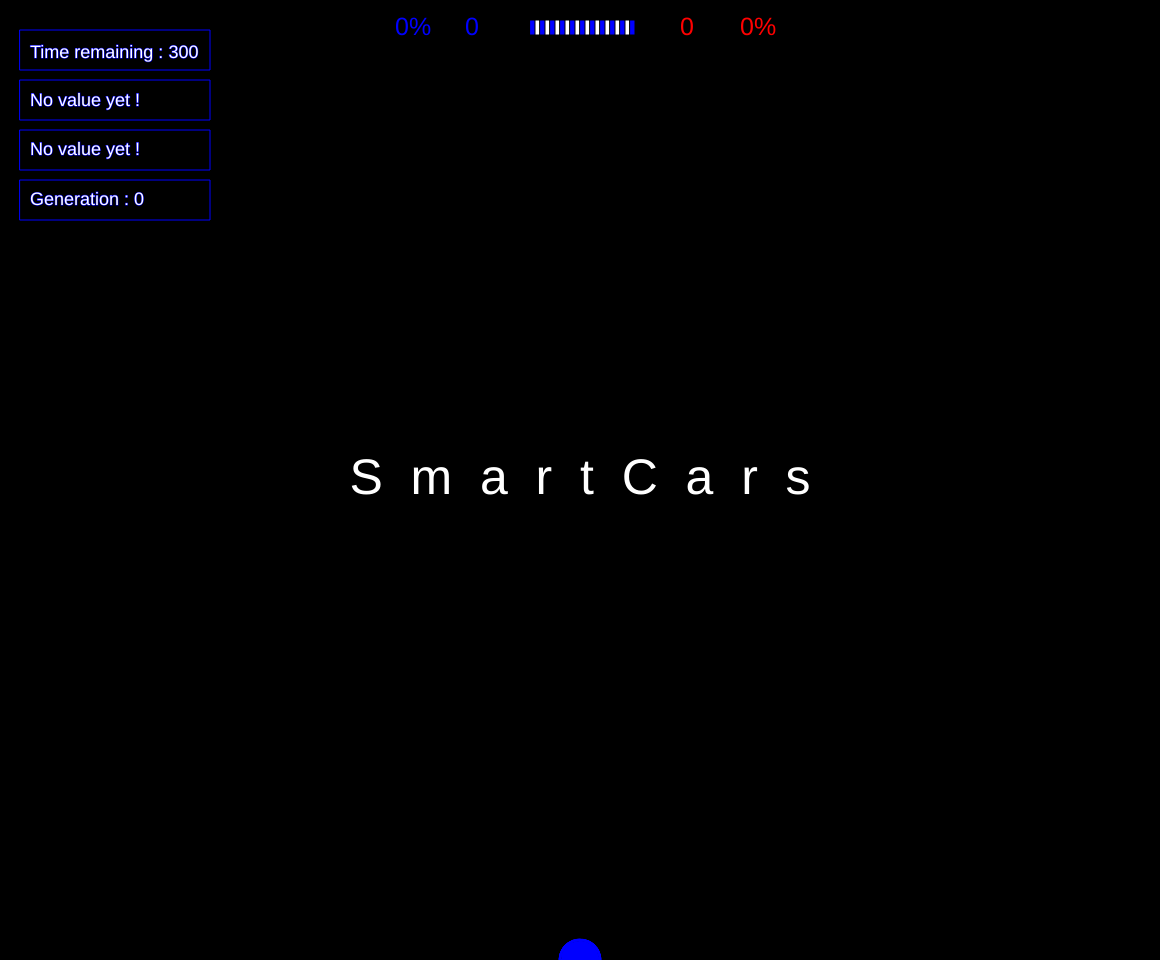
Frame 1 (no input)
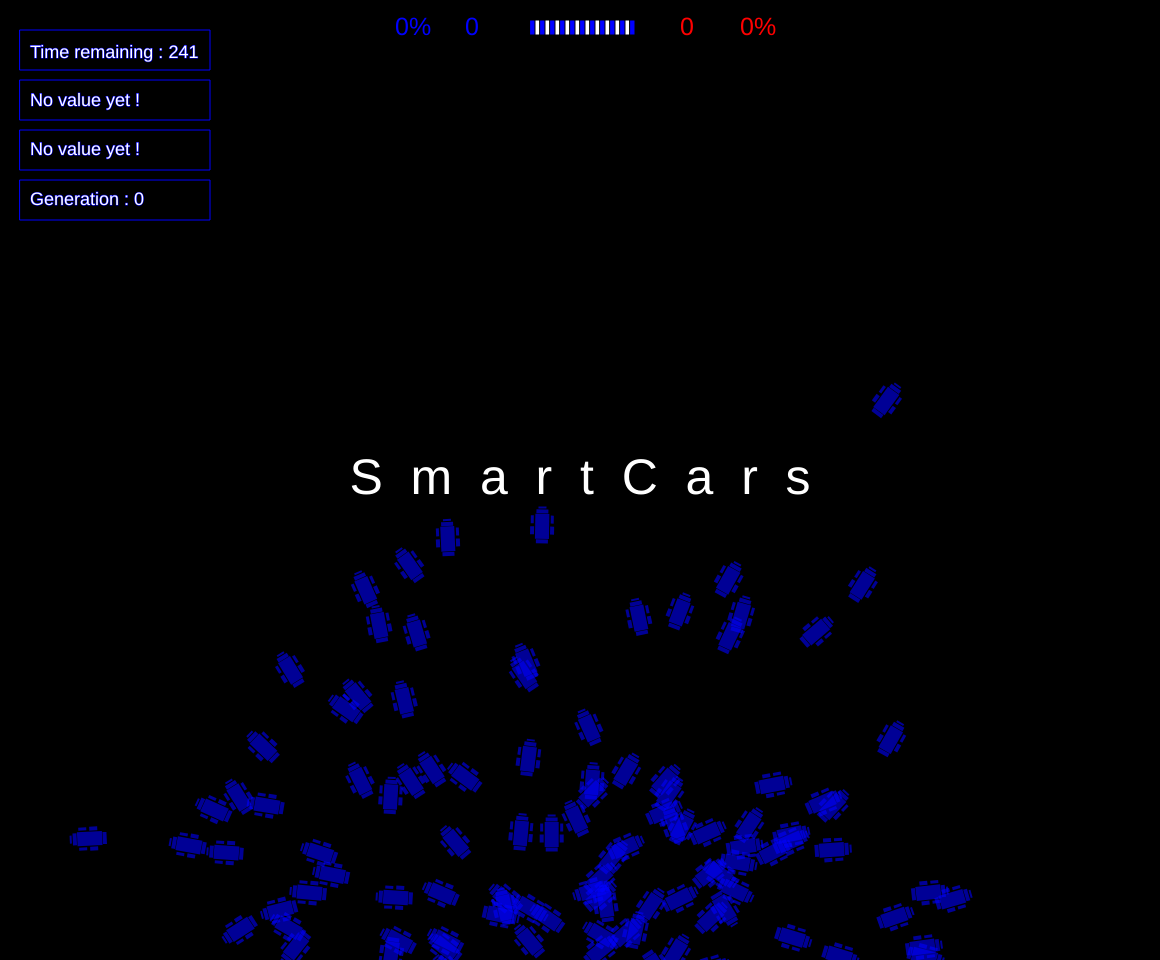
Frame 60 (no input)
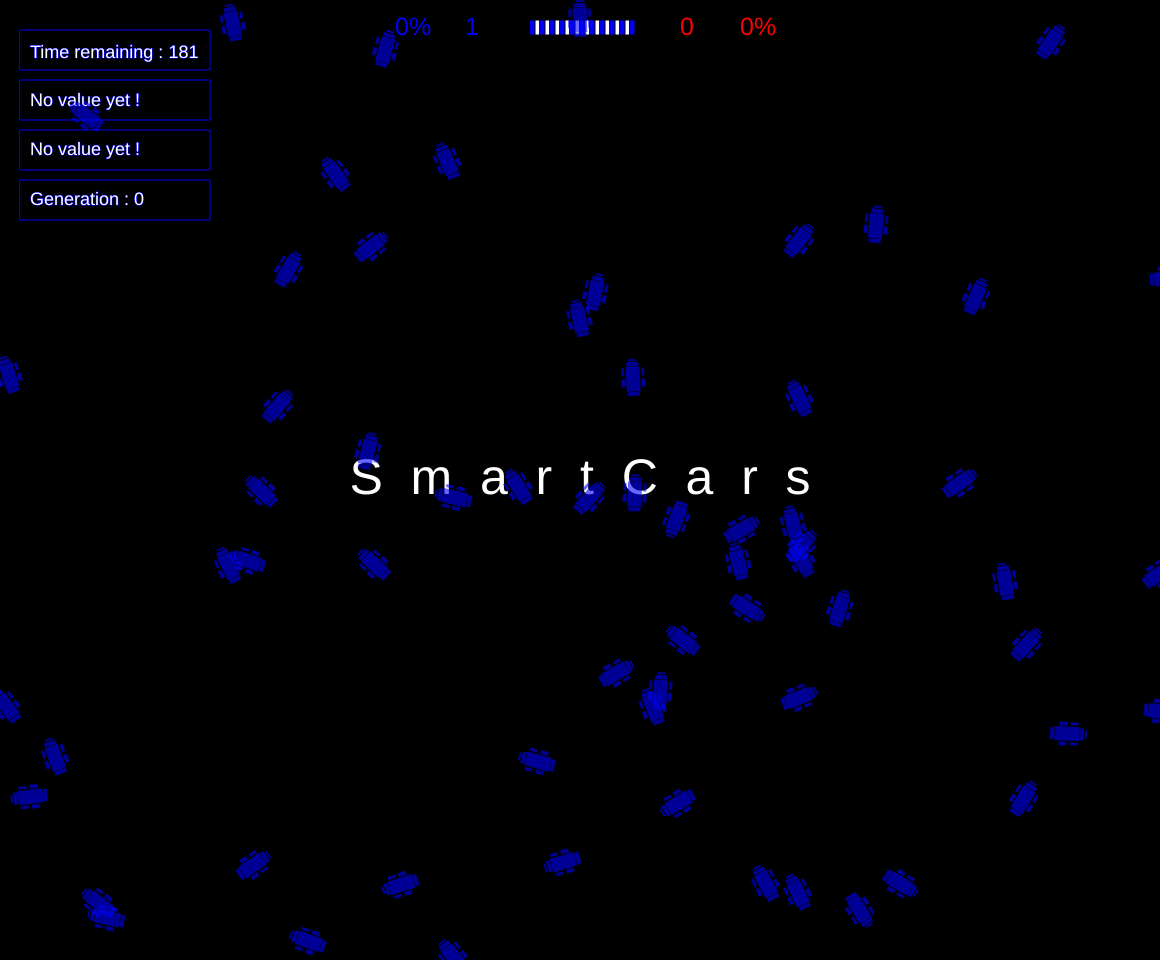
Frame 120 (the mouse pressed at the canvas centre since frame 60)

The p5.js sketch that drew these frames (run headless with seeded random() and noise() and a simulated clock; from frame 60 on, the mouse is pressed at the canvas centre):

// p5.js sketch
// ── sketch.js
//TODO :
//Add time remaning as a factor for cars fitness
//Add walls
//Change graphics
//Add different colors
//Magnitude should be part of DNA

var population;
var nbCars = 200;
var lifespan = 300;
var counter = 0;
var generationCounter = 0;
var lifespanDisplay;
var maxFitnessDisplay;
var oldMaxFitness;
var finishLine;
var finishLineWidth = 100;    
var finishLineHeight = 15;
var magnitude = 1;
var countBlueArrived = 0;
var countRedArrived = 0;
var pause = 1;
var multiplierIfWin = 5;
var multiplierIfLost = 0.5;
var nbRedCars = 0;
var nbBlueCars = 0;

function setup(){
    createCanvas(windowWidth - 40, windowHeight - 40);
    population = new Population();
    population.initPopulation();
    population.countNbColorCars();
    finishLine = createVector(width/2, 20);
}

function draw(){
    background(0);
    drawBackgroundTxt();
    drawTimeRemaining();
    drawMaxFitness(maxFitnessDisplay);
    drawFinishLine();
    drawMaxFitnessDifference();
    drawGenerationCounter();
    drawBlueArrived();
    drawRedArrived();
    drawWalls();
    population.run();
    counter++;
    if(counter == lifespan){
        generationCounter++;
        countBlueArrived = 0;
        countRedArrived = 0;
        nbBlueCars = 0;
        nbRedCars = 0;
        applyGeneticAlgorithm();
    }
}

function applyGeneticAlgorithm(){
    counter = 0;
    oldMaxFitness = maxFitnessDisplay;
    maxFitnessDisplay = population.evaluate();
    population.naturalSelection();
    population.countNbColorCars();
}

function keyPressed(){
	if(key == "p"){
		if(pause == 0){
            console.log("hi");
			noLoop();
			pause = 1;
		}
		else{
			loop();
			pause = 0;
		}

	}
}

function drawBlueArrived(){
    push();
    strokeWeight(1);
    fill(0, 0, 255);
    textSize(25);
    text(floor((countBlueArrived*100)/nbBlueCars) + "%", finishLine.x - finishLineWidth - 85, finishLine.y + 15);
    text(countBlueArrived, finishLine.x - finishLineWidth - 15, finishLine.y + 15);
    pop();
}

function drawRedArrived(){
    push();
	strokeWeight(1);
    fill(255, 0, 0);
    textSize(25);
    console.log("red : " + nbRedCars);
    console.log("redArrived : " + countRedArrived);
    if(nbRedCars != 0){
        text(floor((countRedArrived*100)/nbRedCars) + "%", finishLine.x + finishLineWidth + 60, finishLine.y + 15);
    }else{
        text("0%", finishLine.x + finishLineWidth + 60, finishLine.y + 15);

    }
    text(countRedArrived, finishLine.x + finishLineWidth, finishLine.y + 15);
    pop();
}

function drawBackgroundTxt(){
    push();
	strokeWeight(1);
	fill(255);
    textSize(50);
    textAlign(CENTER, CENTER);
    text("S  m  a  r  t  C  a  r  s", width/2, height/2);
    pop();
}

function drawTimeRemaining(){
    push();
	strokeWeight(1);
	fill(0);
	stroke(0,0,255);
	rect(20,30,190,40);
	fill(255);
    textSize(18);
    if((lifespan - counter) > 0){
        text("Time remaining : " + (lifespan - counter), 30, 58);
    }else{
        strokeWeight(0);
        fill(255, 0, 0);
        text("Cars are dead ! :(", 30, 58);
    }
	pop();
}

function drawFinishLine(){
    var nbSquares = 20;
    fill(255);
    rect(finishLine.x - (finishLineWidth/2), finishLine.y, finishLineWidth, finishLineHeight);
    for(var i = -(finishLineWidth/2); i <= finishLineWidth/2; i += finishLineWidth/(nbSquares/2)){
        fill(0,0,255);
        rect(finishLine.x + i, finishLine.y, finishLineWidth/nbSquares, finishLineHeight);
    }
}

function drawMaxFitness(){
    push();
	strokeWeight(1);
	fill(0);
	stroke(0,0,255);
	rect(20,80,190,40);
	fill(255);
    textSize(18);
    if(maxFitnessDisplay){
        text("Max fitness : " + floor(maxFitnessDisplay), 30, 106);
        //text("Best fitness : " + map(maxFitnessDisplay, 0, maxFitnessDisplay, 0, 1), 30, 106);
    }else{
        text("No value yet !", 30, 106);
    }
    pop();
}

function drawMaxFitnessDifference(){
    push();
	strokeWeight(1);
	fill(0);
	stroke(0,0,255);
	rect(20,130,190,40);
	fill(255);
    textSize(18);
    if(oldMaxFitness && maxFitnessDisplay){
        var diff = (((maxFitnessDisplay - oldMaxFitness)/oldMaxFitness)*100);
        if(diff > 0){
            text("Difference : +" + floor(diff) + "%", 30, 155);
        }else{
            text("Difference : " + floor(diff) + "%", 30, 155);
        }
    }else{
        text("No value yet !", 30, 155);
    }
    pop();
}

function drawGenerationCounter(){
    push();
	strokeWeight(1);
	fill(0);
	stroke(0,0,255);
	rect(20,180,190,40);
	fill(255);
    textSize(18);
    text("Generation : " + generationCounter, 30, 205);
    pop();
}

function drawWalls(){

}
// ── Bullet.js
function Bullet(){
    this.position = createVector(0, height/2);
    this.velocity = createVector();
    this.acceleration = createVector();

    this.applyForce = function(force){
        this.acceleration.add(force);
    }

    this.update = function(){
        this.velocity.add(this.acceleration);
        this.position.add(this.velocity);
        this.acceleration.mult(0);
    }

    this.show = function(){
        push();
        translate(this.position.x, this.position.y);
        rotate(77);
        rectMode(CENTER);
        rect(0, 0, 10, 50);
        pop();
    }
}

// ── Car.js
function Car(){
    this.position = createVector(width/2, height);
    this.velocity = createVector();
    this.acceleration = createVector();
    this.dna = new DNA();
    this.dna.initGenes();
    this.fitness;
    this.won = false;
    this.trigger = true;
    this.hasBestGenes = false;

    this.applyForce = function(force){
        this.acceleration.add(force);
    }

    this.update = function(){
        var yMin = (this.position.y < finishLine.y + (finishLineHeight/2));
        var yMax = (this.position.y > finishLine.y - (finishLineHeight/2));
        var xMin = (this.position.x < finishLine.x + (finishLineWidth/2));
        var xMax = (this.position.x > finishLine.x - ((finishLineWidth/2)));
        if(yMin && yMax){
            if(xMin && xMax){
                this.won = true;
                this.position = finishLine.copy();
                if(this.trigger){
                    if(this.hasBestGenes){
                        countRedArrived++;
                    }else{
                        countBlueArrived++;
                    }
                    
                }
                this.trigger = false;
            }
        }
        if(!this.won){
            this.applyForce(this.dna.genes[counter]);
            this.velocity.add(this.acceleration);
            this.position.add(this.velocity);
            this.acceleration.mult(0);
        }
    }

    this.calculateFitness = function(){
        var distance = dist(this.position.x, this.position.y, finishLine.x + (finishLineWidth/2), finishLine.y + (finishLineHeight/2));
        this.fitness = map(distance, 0, width, width, 0);
        if(this.won){
            this.fitness *= multiplierIfWin;
        }else{
            this.fitness *= multiplierIfLost;
        }
    }

    this.setDNA = function(dna){
        this.dna = dna;
    }

    this.show = function(){
        push();
        noStroke();
        if(this.hasBestGenes){
            fill(255, 0, 0, 150);
        }else{
            fill(0, 0, 255, 150);
        }
        translate(this.position.x, this.position.y);
        rotate(this.velocity.heading());
        rectMode(CENTER);
        this.drawCar();
        pop();
    }

    this.drawCar = function(){
        rect(19, 0, 2, 8); //Capot avant
        rect(15, 0, 4, 12); //Capot
        rect(-4, 10, 8, 4); //Roue arriere droite
        rect(7, 10, 8, 3); //Roue avant gauche
        rect(0, 0, 25, 14); //Centre de la voiture
        rect(-4, -10, 8, 4); //Roue arriere gauche
        rect(7, -10, 8, 3); //Roue avant droite
        rect(-15, 0, 4, 12); //Arriere
    }
}

// ── DNA.js
function DNA(){
    this.genes = [];

    this.initGenes = function(genes){
        if(genes){
            this.genes = genes;
        }else{
            for(var i = 0; i < lifespan; i++){
                this.genes[i] = p5.Vector.random2D(); //Random move
                this.genes[i].setMag(magnitude); //Vitesse
            }
        } 
    }

    this.mutation = function(){
        for(var i = 0; i < this.genes.length; i++){
            if(random(1) < 0.01){
                this.genes[i] = p5.Vector.random2D();
                this.genes[i].setMag(magnitude);
            }
        }
    }

    this.crossOver = function(partner){
        var newGenes = [];
        var newDNA = new DNA();
        var midPoint = floor(random(this.genes.length));
        for(var i = 0; i < this.genes.length; i++){
            if(i > midPoint){
                newGenes[i] = this.genes[i];
            }else{
                newGenes[i] = partner.genes[i];
            }
        }
        newDNA.initGenes(newGenes);
        return newDNA;
    }
}
// ── Population.js
function Population(){
    this.listCars = [];
    this.matingPool = [];

    this.initPopulation = function(){
        for(var i = 0; i < nbCars; i++){
            this.listCars[i] = new Car();
        }
    }

    this.evaluate = function(){
        var maxFitness = 0;
        //Calculating each cars fitness and max fitness
        for(var i = 0; i < nbCars; i++){
            this.listCars[i].calculateFitness();
            if(this.listCars[i].fitness > maxFitness){
                maxFitness = this.listCars[i].fitness;
            }
        }
        //Normalizing fitness values
        for(var i = 0; i < nbCars; i++){
            if(maxFitness != 0){
                this.listCars[i].fitness /= maxFitness;
            }
        }
        //Reseting mating pool
        this.matingPool = [];   
        //Cars fitness are between 0 and 100
        //The higher the fitness value, the higher the chance for those cars to reproduct
        for(var i = 0; i < nbCars; i++){
            var n = this.listCars[i].fitness * 100;
            for(var j = 0; j < n; j++){
                this.matingPool.push(this.listCars[i]);
            }
        }
        return maxFitness;
    }

    this.naturalSelection = function(){
        var newListCars = [];
        for(var i = 0; i < this.listCars.length; i++){
            var dnaPopulation = [...this.matingPool];
            var parent1 = random(dnaPopulation).dna;
            dnaPopulation.splice(dnaPopulation.indexOf(parent1), 1); //Making sure both parents are different
            var parent2 = random(dnaPopulation).dna;
            var child = parent1.crossOver(parent2);
            child.mutation();
            var newCar = new Car();
            if(this.listCars[i].fitness == 1){
                newCar.hasBestGenes = true;
            }
            newCar.setDNA(child);
            newListCars[i] = newCar;
        }
        this.listCars = newListCars;
    }

    this.countNbColorCars = function(){
        for(var i = 0; i < this.listCars.length; i++){
            if(this.listCars[i].hasBestGenes){
                nbRedCars++;
            }else{
                nbBlueCars++;
            }
        }
    }

    this.run = function(){
        for(var i = 0; i < nbCars; i++){
            this.listCars[i].update();
            this.listCars[i].show();
        }
    }
}
// ── Wall.js
function Wall(x, y, w, h){
    this.position = createVector(x, y);
    this.w = w;
    this.h = h;

    this.show = function(){
        push();
        noStroke();
        fill(255);
        rect(this.position.x, this.position.y, this.w, this.h);
        pop();
    }

}
